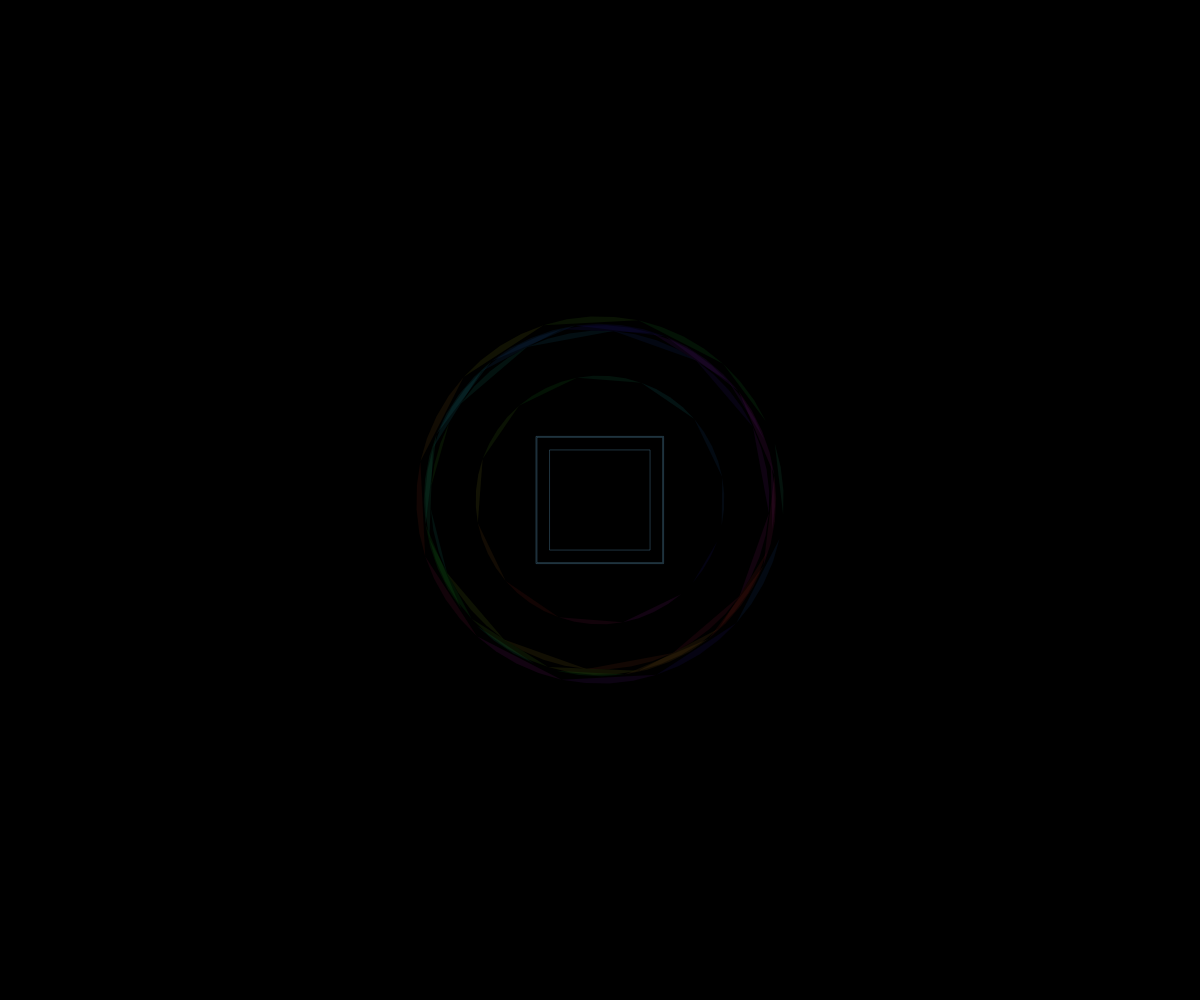
Frame 1 (no input)
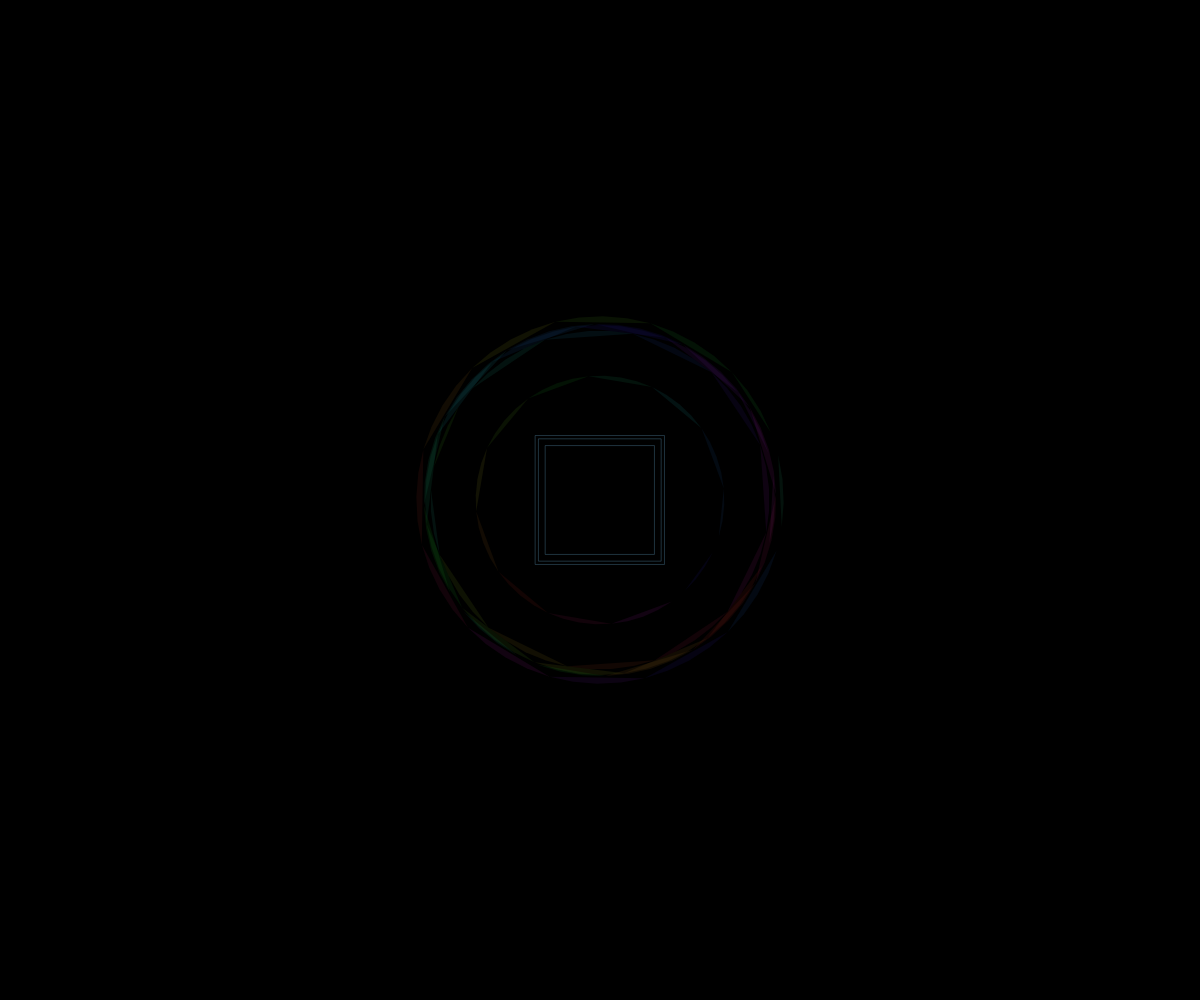
Frame 60 (no input)
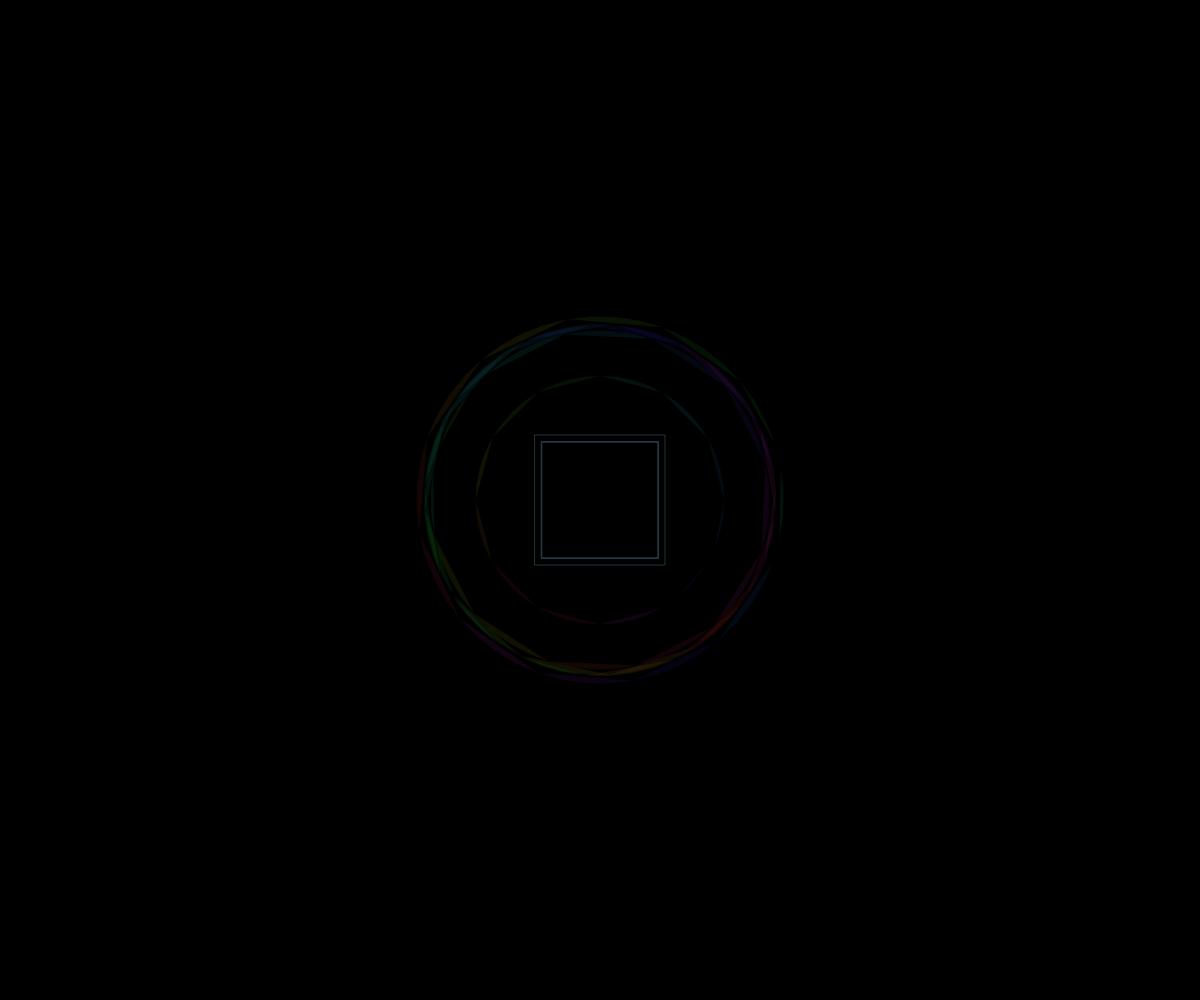
Frame 120 (the mouse pressed at the canvas centre since frame 60)

The p5.js sketch that drew these frames (run headless with seeded random() and noise() and a simulated clock; from frame 60 on, the mouse is pressed at the canvas centre):

// p5.js sketch
// ── sketch.js
let gradients = [];

function setup() {
  createCanvas(windowWidth, windowHeight);
  colorMode(HSB, 360, 100, 100, 1);
  
  // Create multiple gradient layers
  for (let i = 0; i < 5; i++) {
    gradients.push({
      angle: random(TWO_PI),
      speed: random(0.001, 0.003),
      radius: random(100, 200),
      hueOffset: random(360)
    });
  }
}

function draw() {
  background(0);
  
  // Draw each gradient layer
  for (let i = 0; i < gradients.length; i++) {
    let g = gradients[i];
    
    // Update rotation
    g.angle += g.speed;
    
    // Draw the rotating gradient
    push();
    translate(width/2, height/2);
    rotate(g.angle);
    
    // Create a radial gradient effect using multiple arcs
    noStroke();
    for (let j = 0; j < 12; j++) {
      let angleStep = TWO_PI / 12;
      let startAngle = j * angleStep;
      let endAngle = startAngle + angleStep;
      
      // Create a gradient from green to cyan
      let hueStart = (g.hueOffset + j * 30) % 360;
      let hueEnd = (hueStart + 120) % 360; // Cyan
      
      // Use multiple segments for smooth transition
      beginShape();
      for (let a = startAngle; a <= endAngle; a += angleStep/4) {
        let x = cos(a) * g.radius;
        let y = sin(a) * g.radius;
        
        // Interpolate hue based on position in the arc
        let t = map(a, startAngle, endAngle, 0, 1);
        let hue = lerp(hueStart, hueEnd, t);
        fill(hue, 80, 70, 0.1);
        
        vertex(x, y);
      }
      endShape(CLOSE);
    }
    
    pop();
  }
  
  // Add a subtle geometric overlay
  stroke(200, 50, 80, 0.3);
  noFill();
  for (let i = 0; i < 3; i++) {
    let size = 100 + sin(frameCount * 0.005 + i) * 30;
    rectMode(CENTER);
    rect(width/2, height/2, size, size);
  }
}

function windowResized() {
  resizeCanvas(windowWidth, windowHeight);
}
